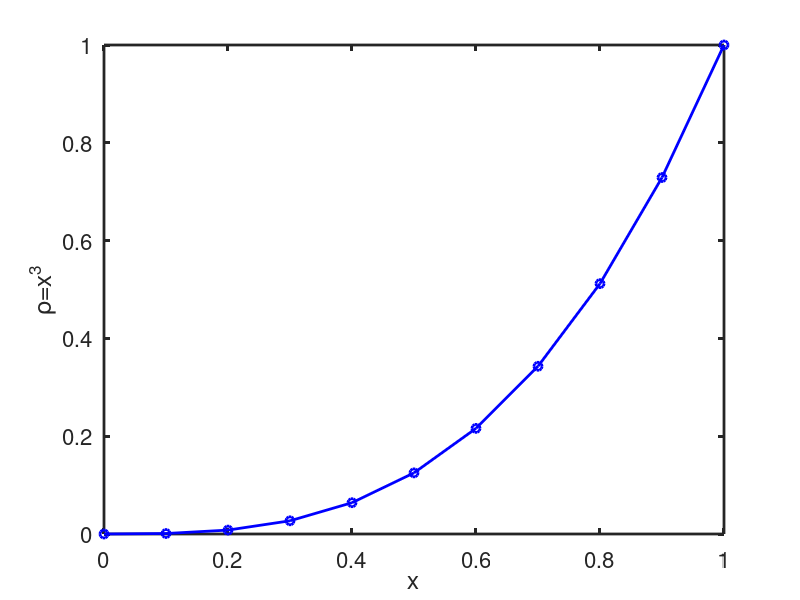
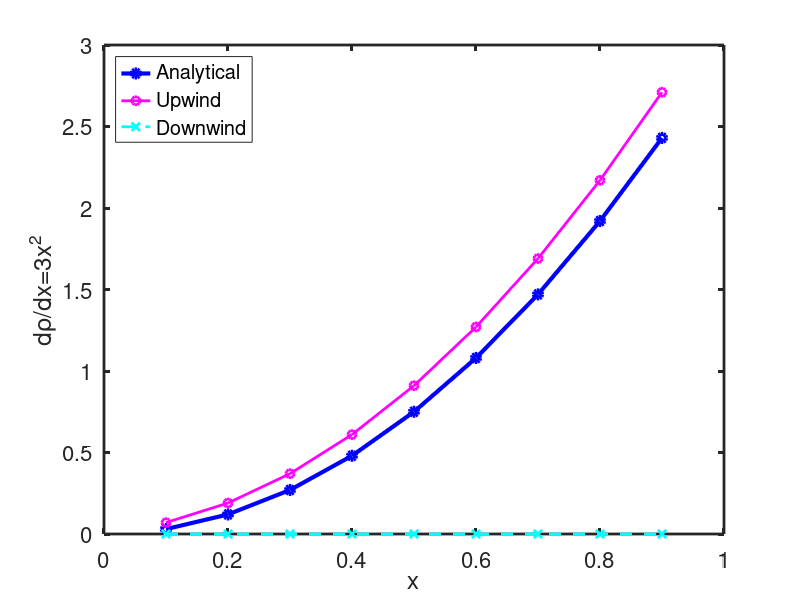

The MATLAB source for these figures, in order:
%% Approximating derivative using first order numerical scheme.

clear all;
close all;

% Create 1D grid.
x = [0:0.1:1]';
rho = x.^3; % rho = x^3

% Get the length of the array.
n = length(x);

% Plot y = x^3.
figure(1);
plot(x, rho, '-ob', 'linewidth', 2);
hold on;
xlabel('x');
ylabel('\rho=x^3');
set(gca, "linewidth", 2, "fontsize", 16)

%%%%%%%%%%%%%%%%%%%%%%%%%%%%%%%%%%%%%%%%%%%%%%%%%%%%%%%%%%%%%%%%%%%%%%%%%%%%%%%%
%% First order derivative.

rho_prime = 3*x.^2; % Analytical expression for derivative.

% Estimate gradients numerically using upwind and central difference schemes.
rho_prime_upwind = zeros(size(rho));

rho_prime_upwind(1, 1) = (rho(2, 1) - rho(1, 1)) / (rho(2, 1) - rho(1, 1));
rho_prime_upwind(n, 1) = (rho(n, 1) - rho(n-1, 1)) / (rho(n, 1) - rho(n-1, 1));

% Initialize rho_prime_downwind using rho_prime_upwind.
rho_prime_downwind = rho_prime_upwind;

for i = 2 : length(rho)-1
  % Update rho_prime_upwind using first order upwind scheme.
  rho_prime_upwind(i, 1) = (rho(i+1, 1) - rho(i, 1)) / (x(i+1, 1) - x(i, 1));

  % Update rho_prime_downwind using first order downwind scheme.
  % TODO: Complete code.
end

% Plot comparisons between analytical and numerical values for gradients.
figure(2);
hold on;
plot(x(2:n-1), rho_prime(2:n-1), '-ob', 'linewidth', 3);
plot(x(2:n-1), rho_prime_upwind(2:n-1), '-om', 'linewidth', 2);
plot(x(2:n-1), rho_prime_downwind(2:n-1), '--xc', 'linewidth', 2);
legend('Analytical', 'Upwind', 'Downwind',  'location', 'northwest');
hold on;
xlabel('x');
ylabel('d\rho/dx=3x^2');
box on;
set(gca, "linewidth", 2, "fontsize", 16)
hold off;

